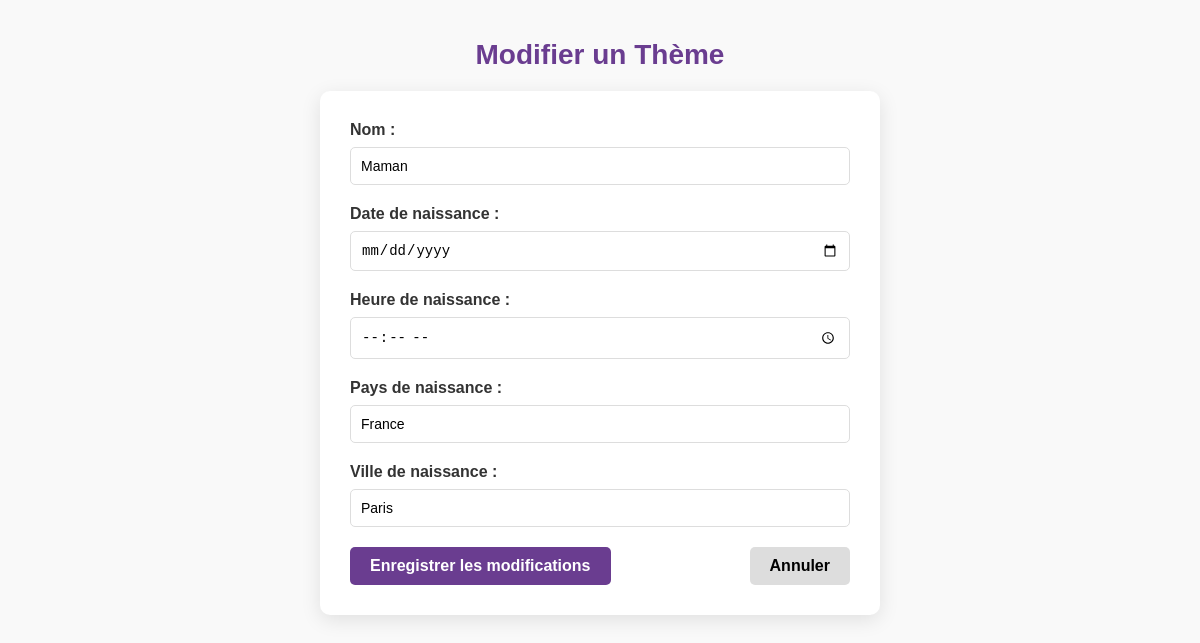
The page /themes/modifier/282/ (signed in) on the database its author committed.
### astroapp/models.py (models this page shows, shortened)
class ThemeAstrologique(models.Model):
    utilisateur = models.ForeignKey(User, on_delete=models.CASCADE)
    name = models.CharField(max_length=255)
    birthdate = models.DateField()
    birthtime = models.TimeField()
    country_of_birth = models.CharField(max_length=255)
    city_of_birth = models.CharField(max_length=255)
    date_de_creation = models.DateTimeField(auto_now_add=True)

### astroapp/views.py (the view, shortened to what this page needs)
# urls.py: path('themes/modifier/<int:id>/', views.modifier_theme, name='modifier_theme'),
@login_required
def modifier_theme(request, id):
    theme = get_object_or_404(ThemeAstrologique, id=id, utilisateur=request.user)
    return render(request, 'modifier_theme.html', {'theme': theme})

### astroapp/templates/modifier_theme.html (shortened to what this page needs)
<!DOCTYPE html>
<html lang="fr">
<head>
</head>
<body>
    <h1>Modifier un Thème</h1>
    <div class="form-container">
        <form method="POST">
            <label for="name">Nom :</label>
            <input type="text" id="name" name="name" value="{{ theme.name }}" required>
            <label for="birthdate">Date de naissance :</label>
            <input type="date" id="birthdate" name="birthdate" value="{{ theme.birthdate }}">
            <label for="birthtime">Heure de naissance :</label>
            <input type="time" id="birthtime" name="birthtime" value="{{ theme.birthtime }}">
            <label for="country_of_birth">Pays de naissance :</label>
            <input type="text" id="country_of_birth" name="country_of_birth" value="{{ theme.country_of_birth }}">
            <label for="city_of_birth">Ville de naissance :</label>
            <input type="text" id="city_of_birth" name="city_of_birth" value="{{ theme.city_of_birth }}">
            <div class="button-container">
                <button type="submit">Enregistrer les modifications</button>
                <a href="{% url 'liste_themes' %}" class="cancel-link">Annuler</a>
            </div>
        </form>
    </div>
</body>
</html>

### astroapp/templates/modifier_theme.html (style rules this page uses)
body { font-family: 'Arial', sans-serif; margin: 0; padding: 20px; background-color: #f9f9f9; }
h1 { text-align: center; color: #6A3D90; font-size: 28px; margin-bottom: 20px; }
.form-container { max-width: 500px; margin: 0 auto; background-color: #fff; padding: 30px; border-radius: 10px; box-shadow: 0 5px 20px rgba(0, 0, 0, 0.1); }
label { display: block; font-weight: bold; margin-bottom: 8px; color: #333; }
input[type="text"], input[type="date"], input[type="time"] { width: 100%; padding: 10px; margin-bottom: 20px; border: 1px solid #ddd; border-radius: 5px; box-sizing: border-box; font-size: 14px; }
.button-container { display: flex; justify-content: space-between; }
button { background-color: #6A3D90; color: white; border: none; padding: 10px 20px; font-size: 16px; font-weight: bold; border-radius: 5px; cursor: pointer; transition: background-color 0.3s ease, transform 0.2s ease; }
.cancel-link { display: inline-block; text-align: center; padding: 10px 20px; font-size: 16px; font-weight: bold; background-color: #ddd; color: black; text-decoration: none; border-radius: 5px; transition: background-color 0.3s ease, transform 0.2s ease; }

### rows shown on the page
ThemeAstrologique: name "Maman", country_of_birth "France", city_of_birth "Paris"
